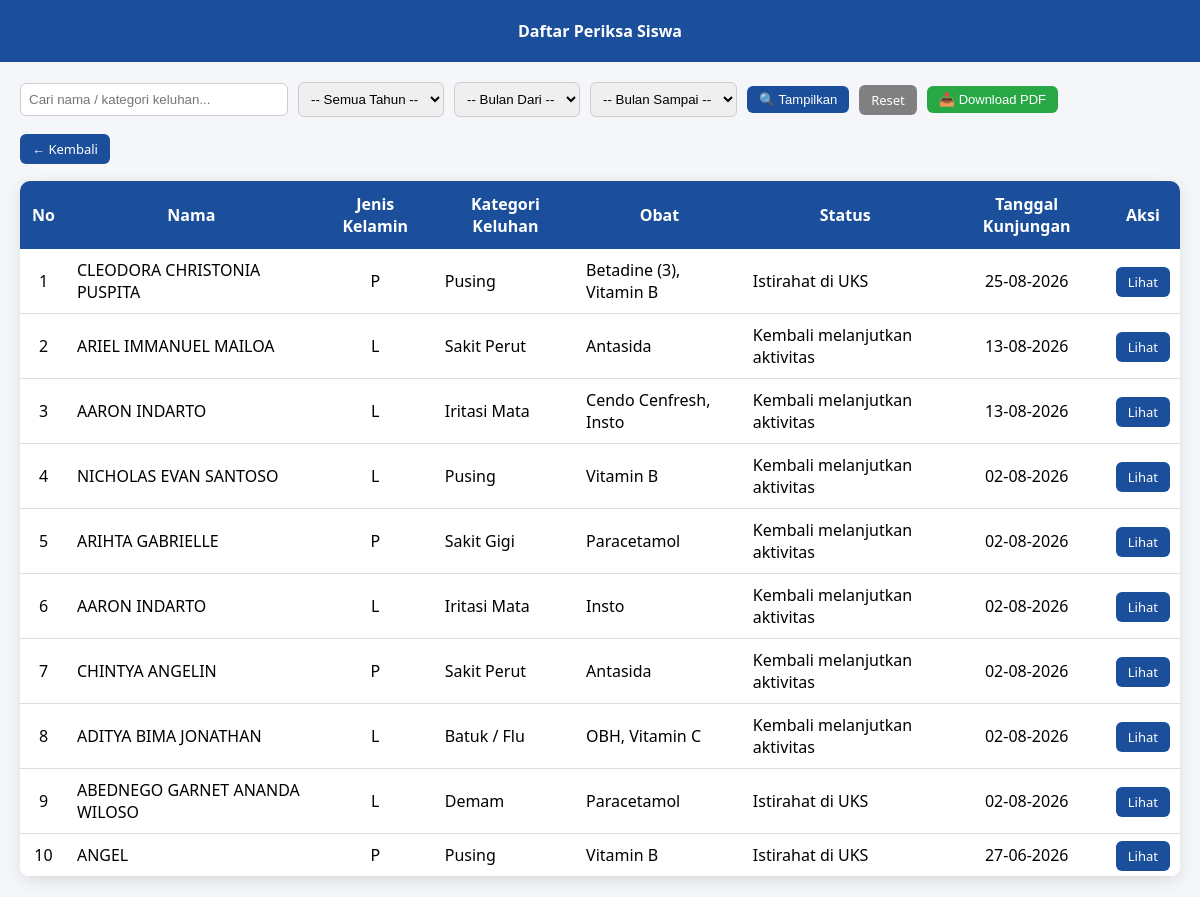
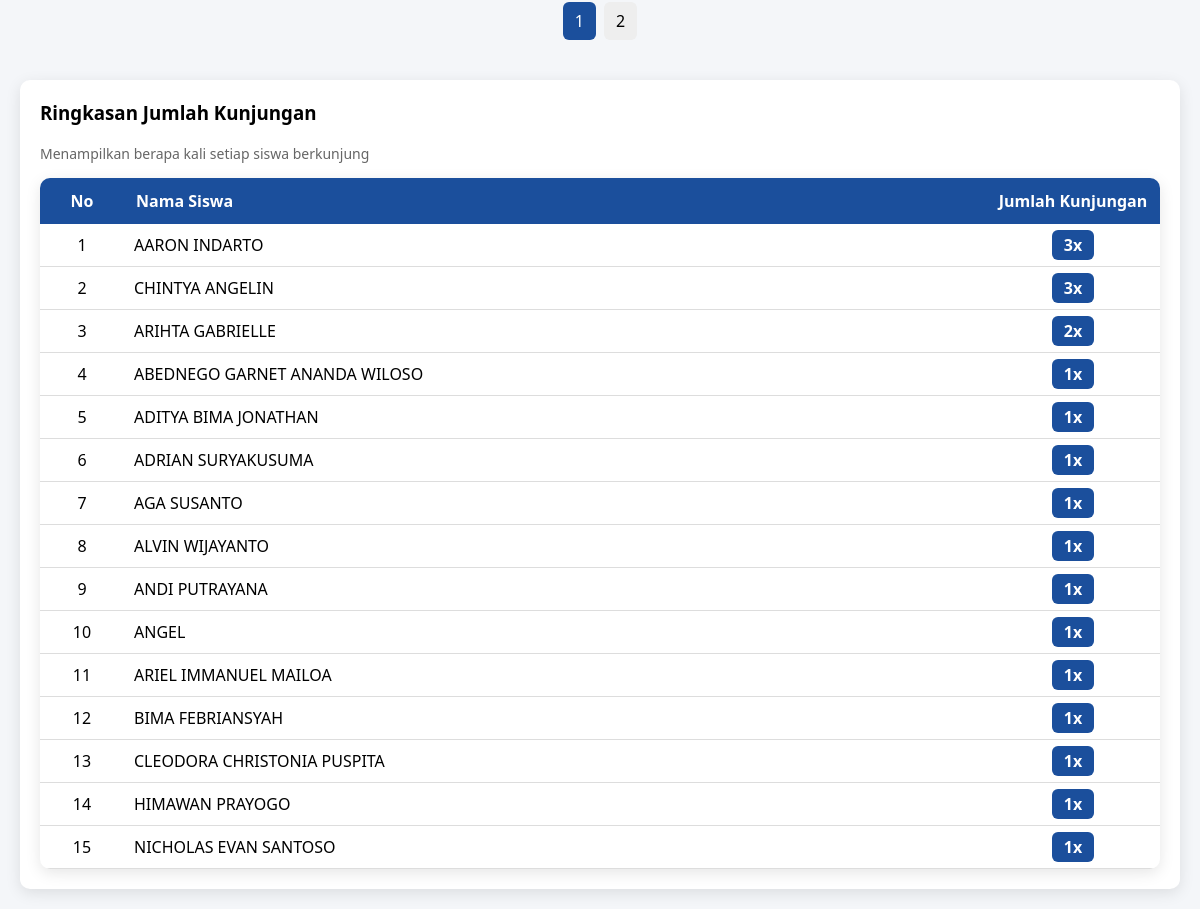
The app's page /admin/semua_hal_admin/hal_siswa.php (signed in) with its own data (2 pictures, top to bottom).
### tables this page shows
CREATE TABLE `kunjungan` (
  `id_kunjungan` int(11) NOT NULL AUTO_INCREMENT,
  `jenis_pasien` varchar(20) NOT NULL,
  `id_pasien` varchar(20) NOT NULL,
  `tanggal_kunjungan` timestamp NOT NULL DEFAULT current_timestamp(),
  `keluhan` text DEFAULT NULL,
  `created_at` timestamp NULL DEFAULT current_timestamp(),
  PRIMARY KEY (`id_kunjungan`)
);

CREATE TABLE `t_siswa` (
  `NIS` char(15) NOT NULL,
  `NISN` char(25) DEFAULT NULL,
  `NIK` char(50) DEFAULT NULL,
  `NKK` char(50) DEFAULT NULL,
  `NAMA_SISWA` varchar(100) NOT NULL,
  `NAMA_PANGGILAN` varchar(50) DEFAULT NULL,
  `JENIS_KELAMIN` char(1) DEFAULT NULL COMMENT 'L / P',
  `TEMPAT_LAHIR` varchar(100) DEFAULT NULL,
  `TANGGAL_LAHIR` date DEFAULT NULL,
  `AGAMA` char(1) DEFAULT NULL,
  `KEWARGANEGARAAN` varchar(50) DEFAULT NULL,
  `ANAK_KE` char(2) DEFAULT NULL,
  `JML_SDR_KANDUNG` char(2) DEFAULT NULL,
  `JML_SDR_TIRI` char(2) DEFAULT NULL,
  `JML_SDR_ANGKAT` char(2) DEFAULT NULL,
  `STATUS_YATIM` char(2) DEFAULT NULL,
  `BAHASA` varchar(100) DEFAULT NULL,
  `ALAMAT_SISWA` text DEFAULT NULL,
  `NO_TELEPON` varchar(50) DEFAULT NULL,
  `TINGGAL` varbinary(100) DEFAULT NULL,
  `JARAK_TINGGAL` varchar(5) DEFAULT NULL,
  `WAKTU_TEMPUH` varchar(15) DEFAULT NULL,
  `GOL_DARAH` char(1) DEFAULT NULL,
  `RIWAYAT_SAKIT` varchar(100) DEFAULT NULL,
  `KELAINAN_JASMANI` varchar(100) DEFAULT NULL,
  `TINGGI_BADAN` decimal(4,1) DEFAULT NULL,
  `BERAT_BADAN` decimal(4,1) DEFAULT NULL,
  `LINGKAR_KEPALA` decimal(4,1) DEFAULT NULL,
  `ASAL_SEKOLAH` varchar(100) DEFAULT NULL,
  `IJAZAH_TANGGAL` date DEFAULT NULL,
  `IJAZAH_NOMOR` varchar(50) DEFAULT NULL,
  `LAMA_BELAJAR` char(2) DEFAULT NULL,
  `PINDAHAN_SMA` varchar(100) DEFAULT NULL,
  `PINDAHAN_ALASAN` varchar(100) DEFAULT NULL,
  `DITERIMA_TINGKAT` varchar(10) DEFAULT NULL,
  `DITERIMA_KELAS` varchar(10) DEFAULT NULL,
  `DITERIMA_TANGGAL` date DEFAULT NULL,
  `FOTO` varchar(100) DEFAULT NULL,
  `ID_USER` varchar(64) NOT NULL,
  `KAB_KOTA` varchar(100) DEFAULT NULL,
  `TANGGAL_AKSES` timestamp NULL DEFAULT current_timestamp() ON UPDATE current_timestamp(),
  PRIMARY KEY (`NIS`),
  UNIQUE KEY `t_siswa_indx` (`NIS`(10)) USING BTREE
);

### admin/semua_hal_admin/hal_siswa.php (the view, shortened to what this page needs)
<?php
$conn = new mysqli("localhost", "root", "", "uks");
$search = isset($_GET['search']) ? trim($_GET['search']) : '';
$tahun = (isset($_GET['tahun']) && $_GET['tahun'] !== '') ? intval($_GET['tahun']) : '';
$bulan_dari = isset($_GET['bulan_dari']) ? $_GET['bulan_dari'] : '';
$bulan_sampai = isset($_GET['bulan_sampai']) ? $_GET['bulan_sampai'] : '';
$limit = 10;
$page = isset($_GET['page']) ? max(1, (int) $_GET['page']) : 1;
$start = ($page - 1) * $limit;
$query = "
SELECT
    k.id_kunjungan,
    s.NAMA_SISWA as nama,
    s.JENIS_KELAMIN,
    p.jenis_penyakit,
    GROUP_CONCAT(
        IF(po.jumlah > 1, CONCAT(o.nama_obat, ' (', po.jumlah, ')'), o.nama_obat)
        ORDER BY po.id ASC
        SEPARATOR ', '
    ) as nama_obat,
    p.status_pasien,
    k.tanggal_kunjungan
FROM pemeriksaan_klinis p
JOIN kunjungan k ON p.id_kunjungan = k.id_kunjungan
JOIN t_siswa s ON k.id_pasien = s.NIS
LEFT JOIN pemeriksaan_obat po ON p.id_pemeriksaan = po.id_pemeriksaan
LEFT JOIN obat o ON po.id_obat = o.id_obat
WHERE k.jenis_pasien = 'siswa'
";
$filter_bulan_sql = '';
$query .= $filter_bulan_sql;
$total_query_count = "
SELECT COUNT(DISTINCT k.id_kunjungan) as total
FROM pemeriksaan_klinis p
JOIN kunjungan k ON p.id_kunjungan = k.id_kunjungan
JOIN t_siswa s ON k.id_pasien = s.NIS
WHERE k.jenis_pasien = 'siswa'
";
$total_query_count .= $filter_bulan_sql;
$total_data = $conn->query($total_query_count)->fetch_assoc()['total'] ?? 0;
$total_page = ceil($total_data / $limit);
$query .= " GROUP BY k.id_kunjungan, s.NAMA_SISWA, s.JENIS_KELAMIN, p.jenis_penyakit, p.status_pasien, k.tanggal_kunjungan
            ORDER BY k.tanggal_kunjungan DESC
            LIMIT $start, $limit";
$result = $conn->query($query);
$ringkasan_query = "
SELECT
    s.NAMA_SISWA as nama,
    COUNT(DISTINCT k.id_kunjungan) as total_kunjungan
FROM pemeriksaan_klinis p
JOIN kunjungan k ON p.id_kunjungan = k.id_kunjungan
JOIN t_siswa s ON k.id_pasien = s.NIS
WHERE k.jenis_pasien = 'siswa'
";
$ringkasan_query .= $filter_bulan_sql;
$ringkasan_query .= " GROUP BY s.NIS, s.NAMA_SISWA ORDER BY total_kunjungan DESC, s.NAMA_SISWA ASC";
$ringkasan = $conn->query($ringkasan_query);
?>
<!DOCTYPE html>
<html>
<head>
</head>
<body>
    <div class="header">Daftar Periksa Siswa</div>
    <div class="container">
        <form method="GET" style="margin-bottom:20px; display:flex; align-items:center; gap:10px; flex-wrap:wrap;">
            <input type="text" name="search" placeholder="Cari nama / kategori keluhan..."
                value="<?= htmlspecialchars($search) ?>" style="width:250px;">
            <select name="tahun">
                <option value="">-- Semua Tahun --</option>
            </select>
            <select name="bulan_dari">
                <option value="semua">-- Bulan Dari --</option>
            </select>
            <select name="bulan_sampai">
                <option value="semua">-- Bulan Sampai --</option>
            </select>
            <button type="submit" class="btn">🔍 Tampilkan</button>
            <a href="hal_siswa.php" class="btn" style="background:gray;">Reset</a>
            <button type="button" class="btn" style="background:#28a745;" onclick="downloadData()">
                📥 Download PDF
            </button>
        </form>
        <a href="../dashboard.php" class="btn">← Kembali</a>
        <br><br>
        <table>
            <tr>
                <th>No</th>
                <th>Nama</th>
                <th>Jenis Kelamin</th>
                <th>Kategori Keluhan</th>
                <th>Obat</th>
                <th>Status</th>
                <th>Tanggal Kunjungan</th>
                <th>Aksi</th>
            </tr>
            <?php
            $no = $start + 1;
            if ($result->num_rows == 0):
                ?>
                <tr>
                    <td colspan="8" style="padding:30px; color:gray;">Belum ada data</td>
                </tr>
            <?php else:
                while ($row = $result->fetch_assoc()):
                    ?>
                    <tr>
                        <td><?= $no++ ?></td>
                        <td style="text-align:left;"><?= htmlspecialchars($row['nama']) ?></td>
                        <td><?= $row['JENIS_KELAMIN'] ?></td>
                        <td style="text-align:left;"><?= htmlspecialchars($row['jenis_penyakit'] ?? '-') ?></td>
                        <td style="text-align:left;"><?= $row['nama_obat'] ? htmlspecialchars($row['nama_obat']) : '-' ?></td>
                        <td style="text-align:left;"><?= htmlspecialchars($row['status_pasien'] ?? '-') ?></td>
                        <td><?= date('d-m-Y', strtotime($row['tanggal_kunjungan'])) ?></td>
                        <td>
                            <a href="../lihat.php?id=<?= $row['id_kunjungan'] ?>" class="btn">Lihat</a>
                        </td>
                    </tr>
                <?php endwhile; endif; ?>
        </table>
        <br>
        <div style="display:flex; justify-content:center; gap:8px; flex-wrap:wrap;">
            <?php for ($i = 1; $i <= $total_page; $i++): ?>
                <a href="?page=<?= $i ?>&search=<?= urlencode($search) ?>&tahun=<?= $tahun ?>&bulan_dari=<?= $bulan_dari ?>&bulan_sampai=<?= $bulan_sampai ?>"
                    style="padding:8px 12px; border-radius:6px; text-decoration:none; background:<?= ($page == $i) ? '#1b4f9c' : '#eee' ?>; color:<?= ($page == $i) ? 'white' : 'black' ?>;">
                    <?= $i ?>
                </a>
            <?php endfor; ?>
        </div>
        <?php if ($ringkasan && $ringkasan->num_rows > 0): ?>
            <div
                style="margin-top:40px; background:white; padding:20px; border-radius:10px; box-shadow:0 4px 15px rgba(0,0,0,0.1);">
                <h3 style="margin-top:0;">Ringkasan Jumlah Kunjungan</h3>
                <p style="color:#666; font-size:14px;">
                    Menampilkan berapa kali setiap siswa berkunjung
                </p>
                <table style="margin-top:15px;">
                    <tr>
                        <th style="width:60px;">No</th>
                        <th style="text-align:left;">Nama Siswa</th>
                        <th style="width:150px;">Jumlah Kunjungan</th>
                    </tr>
                    <?php
                    $no_r = 1;
                    while ($r = $ringkasan->fetch_assoc()):
                        ?>
                        <tr>
                            <td><?= $no_r++ ?></td>
                            <td style="text-align:left;"><?= htmlspecialchars($r['nama']) ?></td>
                            <td>
                                <span
                                    style="background:#1b4f9c; color:white; padding:4px 12px; border-radius:6px; font-weight:600;">
                                    <?= $r['total_kunjungan'] ?>x
                                </span>
                            </td>
                        </tr>
                    <?php endwhile; ?>
                </table>
            </div>
        <?php endif; ?>
    </div>
</body>
</html>

### admin/semua_hal_admin/hal_siswa.php (style rules this page uses)
body { margin: 0; font-family: 'Segoe UI'; background: #f4f6f9; }
.header { background: #1b4f9c; color: white; text-align: center; padding: 20px; font-weight: bold; }
.container { padding: 20px; }
table { width: 100%; border-collapse: collapse; background: white; border-radius: 10px; overflow: hidden; box-shadow: 0 4px 15px rgba(0, 0, 0, 0.1); }
th { background: #1b4f9c; color: white; padding: 12px; }
td { padding: 10px; text-align: center; border-bottom: 1px solid #ddd; }
.btn { background: #1b4f9c; color: white; padding: 6px 12px; border-radius: 6px; text-decoration: none; font-size: 13px; border: none; cursor: pointer; }
select, input[type=text] { padding: 8px; border-radius: 6px; border: 1px solid #ccc; }

### records on screen
kunjungan: t_siswa.NAMA_SISWA "CLEODORA CHRISTONIA PUSPITA", t_siswa.JENIS_KELAMIN "P", jenis_penyakit "Pusing", nama_obat "Betadine (3), Vitamin B", status_pasien "Istirahat di UKS", tanggal_kunjungan "25-08-2026"
kunjungan: t_siswa.NAMA_SISWA "ARIEL IMMANUEL MAILOA", t_siswa.JENIS_KELAMIN "L", jenis_penyakit "Sakit Perut", nama_obat "Antasida", status_pasien "Kembali melanjutkan aktivitas", tanggal_kunjungan "13-08-2026"
kunjungan: t_siswa.NAMA_SISWA "AARON INDARTO", t_siswa.JENIS_KELAMIN "L", jenis_penyakit "Iritasi Mata", nama_obat "Cendo Cenfresh, Insto", status_pasien "Kembali melanjutkan aktivitas", tanggal_kunjungan "13-08-2026"
kunjungan: t_siswa.NAMA_SISWA "NICHOLAS EVAN SANTOSO", t_siswa.JENIS_KELAMIN "L", jenis_penyakit "Pusing", nama_obat "Vitamin B", status_pasien "Kembali melanjutkan aktivitas", tanggal_kunjungan "02-08-2026"
kunjungan: t_siswa.NAMA_SISWA "ARIHTA GABRIELLE", t_siswa.JENIS_KELAMIN "P", jenis_penyakit "Sakit Gigi", nama_obat "Paracetamol", status_pasien "Kembali melanjutkan aktivitas", tanggal_kunjungan "02-08-2026"
kunjungan: t_siswa.NAMA_SISWA "AARON INDARTO", t_siswa.JENIS_KELAMIN "L", jenis_penyakit "Iritasi Mata", nama_obat "Insto", status_pasien "Kembali melanjutkan aktivitas", tanggal_kunjungan "02-08-2026"
kunjungan: t_siswa.NAMA_SISWA "CHINTYA ANGELIN", t_siswa.JENIS_KELAMIN "P", jenis_penyakit "Sakit Perut", nama_obat "Antasida", status_pasien "Kembali melanjutkan aktivitas", tanggal_kunjungan "02-08-2026"
kunjungan: t_siswa.NAMA_SISWA "ADITYA BIMA JONATHAN", t_siswa.JENIS_KELAMIN "L", jenis_penyakit "Batuk / Flu", nama_obat "OBH, Vitamin C", status_pasien "Kembali melanjutkan aktivitas", tanggal_kunjungan "02-08-2026"
kunjungan: t_siswa.NAMA_SISWA "ABEDNEGO GARNET ANANDA WILOSO", t_siswa.JENIS_KELAMIN "L", jenis_penyakit "Demam", nama_obat "Paracetamol", status_pasien "Istirahat di UKS", tanggal_kunjungan "02-08-2026"
kunjungan: t_siswa.NAMA_SISWA "ANGEL", t_siswa.JENIS_KELAMIN "P", jenis_penyakit "Pusing", nama_obat "Vitamin B", status_pasien "Istirahat di UKS", tanggal_kunjungan "27-06-2026"

### other values on screen
$r['nama'] "AARON INDARTO"
$r['total_kunjungan'] "3"
$r['nama'] "CHINTYA ANGELIN"
$r['nama'] "ARIHTA GABRIELLE"
$r['total_kunjungan'] "2"
$r['nama'] "ABEDNEGO GARNET ANANDA WILOSO"
$r['total_kunjungan'] "1"
$r['nama'] "ADITYA BIMA JONATHAN"
$r['nama'] "ADRIAN SURYAKUSUMA"
$r['nama'] "AGA SUSANTO"
$r['nama'] "ALVIN WIJAYANTO"
$r['nama'] "ANDI PUTRAYANA"
$r['nama'] "ANGEL"
$r['nama'] "ARIEL IMMANUEL MAILOA"
$r['nama'] "BIMA FEBRIANSYAH"
